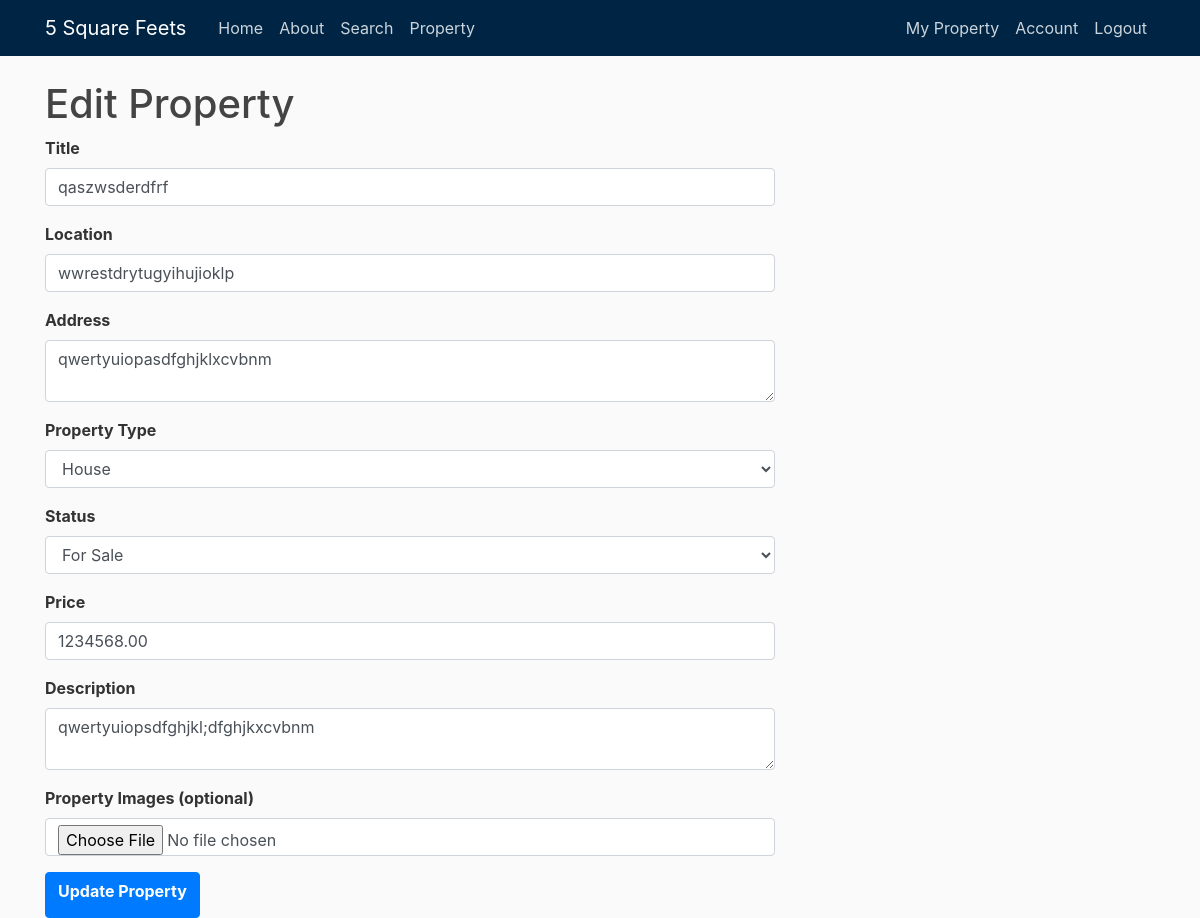
The page /property/1/edit (signed in) on the database its author committed.
### fivesquarefeets/models.py (models this page shows, shortened)
class Property(db.Model):
    property_id = db.Column(db.Integer, primary_key=True)
    property_title = db.Column(db.String(100), nullable=False)
    location = db.Column(db.String(100), nullable=False)
    address = db.Column(db.Text, nullable=False)
    property_type = db.Column(db.Enum('house', 'apartment', 'office', 'retail', 'land', name='property_type_enum'), nullable=False)
    status = db.Column(db.Enum('for_sale', 'for_rent', 'pending', 'sold', name='status_enum'), nullable=False)
    price = db.Column(db.Numeric(10, 2), nullable=False)
    description = db.Column(db.Text, nullable=False)
    images = db.Column(db.Text, nullable=True)  # Can store paths or URLs to images
    date_posted = db.Column(db.DateTime, nullable=False, default=datetime.now(timezone.utc))
    user_id = db.Column(db.Integer, db.ForeignKey('user.id'), nullable=False)
    bookings = db.relationship('Booking', backref='property', lazy=True)
    reviews = db.relationship('Review', backref='property', lazy=True)

### fivesquarefeets/routes.py (the view)
@bp.route("/property/<int:property_id>/edit", methods=['GET', 'POST'])
@login_required
def edit_property(property_id):
    property = Property.query.get_or_404(property_id)
    if property.author != current_user:
        flash('You do not have permission to edit this property.', 'danger')
        return redirect(url_for('main.myproperty'))
    form = PropertyForm()
    if form.validate_on_submit():
        property.property_title = form.property_title.data
        property.location = form.location.data
        property.address = form.address.data
        property.property_type = form.property_type.data
        property.status = form.status.data
        property.price = form.price.data
        property.description = form.description.data
        if form.images.data:
            image_file = save_property_image(form.images.data)
            property.images = image_file  # Update the image field
        db.session.commit()
        flash('Your property has been updated!', 'success')
        return redirect(url_for('main.myproperty'))  # Redirect to myproperty page
    elif request.method == 'GET':
        form.property_title.data = property.property_title
        form.location.data = property.location
        form.address.data = property.address
        form.property_type.data = property.property_type
        form.status.data = property.status
        form.price.data = property.price
        form.description.data = property.description
    return render_template('edit_property.html', title='Edit Property', form=form, property=property)

### fivesquarefeets/forms.py
class PropertyForm(FlaskForm):
    property_title = StringField('Title', validators=[DataRequired(), Length(min=5, max=100)])
    location = StringField('Location', validators=[DataRequired(), Length(min=5, max=100)])
    address = TextAreaField('Address', validators=[DataRequired(), Length(min=10)])
    property_type = SelectField('Property Type', choices=[('house', 'House'), ('apartment', 'Apartment'),
                                                          ('office', 'Office'), ('retail', 'Retail'), ('land', 'Land')],
                                validators=[DataRequired()])
    status = SelectField('Status', choices=[('for_sale', 'For Sale'), ('for_rent', 'For Rent'),
                                            ('pending', 'Pending'), ('sold', 'Sold')], validators=[DataRequired()])
    price = DecimalField('Price', validators=[DataRequired(), NumberRange(min=0)], places=2)
    description = TextAreaField('Description', validators=[DataRequired(), Length(min=20)])
    images = FileField('Property Images (optional)', validators=[FileAllowed(['jpg', 'png', 'webp'])])
    submit = SubmitField('Update Property')  # Change the label to 'Update Property'

### fivesquarefeets/models.py (called while the page is built)
@login_manager.user_loader
def load_user(user_id):
    return db.session.get(User, int(user_id))

### fivesquarefeets/templates/edit_property.html (shortened to what this page needs)
{% extends "layout.html" %}
{% block content %}
    <h1>Edit Property</h1>
    <form method="POST" enctype="multipart/form-data">
        <div class="form-group">
            {{ form.property_title.label(class="form-control-label") }}
            {{ form.property_title(class="form-control") }}
        </div>
        <div class="form-group">
            {{ form.location.label(class="form-control-label") }}
            {{ form.location(class="form-control") }}
        </div>
        <div class="form-group">
            {{ form.address.label(class="form-control-label") }}
            {{ form.address(class="form-control") }}
        </div>
        <div class="form-group">
            {{ form.property_type.label(class="form-control-label") }}
            {{ form.property_type(class="form-control") }}
        </div>
        <div class="form-group">
            {{ form.status.label(class="form-control-label") }}
            {{ form.status(class="form-control") }}
        </div>
        <div class="form-group">
            {{ form.price.label(class="form-control-label") }}
            {{ form.price(class="form-control") }}
        </div>
        <div class="form-group">
            {{ form.description.label(class="form-control-label") }}
            {{ form.description(class="form-control") }}
        </div>
        <div class="form-group">
            {{ form.images.label(class="form-control-label") }}
            {{ form.images(class="form-control") }}
        </div>
        <button type="submit" class="btn btn-primary">{{ form.submit.label }}</button>
    </form>
{% endblock %}

### fivesquarefeets/static/main.css (style rules this page uses)
body { background: #fafafa; color: #333333; margin-top: 5rem; }
h1, h2, h3, h4, h5, h6 { color: #444444; }

### fivesquarefeets/static/button.css (style rules this page uses)
label { font-weight: bold; }

### rows shown on the page
Property: property_title "qaszwsderdfrf", location "wwrestdrytugyihujioklp", address "qwertyuiopasdfghjklxcvbnm", property_type "House", status "For Sale", price "1234568.00", description "qwertyuiopsdfghjkl;dfghjkxcvbnm"
